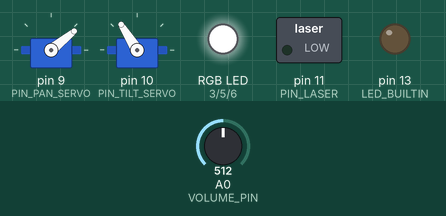
This program was run on a simulated Arduino Uno, built with avr-gcc and run on an emulated ATmega328P. Shown: 2 × servo, switched loads named in the program (green lamp = pin HIGH), an RGB LED mixed from three pins (HIGH = lit), output pins drawn as LEDs (lit = HIGH). The test bench sets the inputs (shaded band); at power-on: A0 (VOLUME_PIN) = 512. Servo pulses on a pin are drawn as a servo (544–2400 µs = 0–180°); what the program prints to the serial monitor is not drawn.

Above: at 1.2 s.
1.3 s: A0 (VOLUME_PIN) set to 716
2.8 s: A0 (VOLUME_PIN) set to 900
Timing chart, 0 to 5.8 s (numbered marks = the images above; inputs shaded):
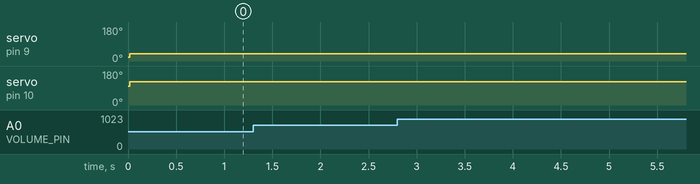

The program:

main.cpp
```cpp
#include <Arduino.h>
#include <avr/interrupt.h>
#include "messages.h"
#include "slip.h"

#define COMMAND_READ_BUFSIZE 32

constexpr uint16_t TOP_FOR_PRE_FREQ(unsigned prescaler, unsigned frequency)
{
  return (F_CPU / prescaler / frequency) - 1;
}

constexpr uint8_t PIN_PAN_SERVO = 9;
constexpr uint8_t PIN_TILT_SERVO = 10;

constexpr uint8_t PIN_LASER = 11;

constexpr uint8_t PIN_RED = 3;
constexpr uint8_t PIN_GREEN = 5;
constexpr uint8_t PIN_BLUE = 6;

constexpr uint16_t SERVO_FRAME_TOP = TOP_FOR_PRE_FREQ(8, 50);

constexpr uint8_t VOLUME_PIN = A0;

constexpr uint16_t usToOcr(uint16_t us)
{
  return us * 2UL; // 0.5 µs ticks, non-inverting Fast PWM
}

void setupTimer1()
{
  TCCR1A = 0;
  TCCR1B = 0;
  TCNT1 = 0;

  ICR1 = SERVO_FRAME_TOP;
  OCR1A = usToOcr(750);  // servo on pin 9
  OCR1B = usToOcr(1550); // servo on pin 10

  // Fast PWM, TOP = ICR1 (mode 14)
  TCCR1A = (1 << COM1A1) | (1 << COM1B1) | (1 << WGM11);
  TCCR1B = (1 << WGM13) | (1 << WGM12) | (1 << CS11); // prescaler = 8
}

typedef struct rgb_t
{
  uint8_t r;
  uint8_t g;
  uint8_t b;
} rgb_t;

rgb_t shoot_sequence[] = {
    {255, 40, 8},
    {190, 20, 0},
    {60, 0, 0},
    {0, 0, 0},
};

void set_rgb(rgb_t color)
{
  analogWrite(PIN_RED, 255 - color.r);
  analogWrite(PIN_GREEN, 255 - color.g);
  analogWrite(PIN_BLUE, 255 - color.b);
}

void set_rgb_lerp(rgb_t color1, rgb_t color2, float t)
{
  uint8_t r = static_cast<uint8_t>(color1.r + t * (color2.r - color1.r));
  uint8_t g = static_cast<uint8_t>(color1.g + t * (color2.g - color1.g));
  uint8_t b = static_cast<uint8_t>(color1.b + t * (color2.b - color1.b));
  set_rgb((rgb_t){r, g, b});
}

constexpr unsigned long SHOOT_DURATION_MS = 90;
constexpr uint8_t SHOOT_REPEATS = 3;
constexpr uint8_t SHOOT_STEPS = 3; // three lerp segments between four shoot colors

struct shoot_state_t
{
  bool active;
  unsigned long start_ms;
  uint8_t repeats_left;
};

static shoot_state_t shoot_state = {false, 0, 0};

void trigger_shoot_sequence()
{
  shoot_state.active = true;
  shoot_state.start_ms = millis();
  shoot_state.repeats_left = SHOOT_REPEATS;
}

bool update_shoot_sequence()
{
  if (!shoot_state.active)
    return false;

  unsigned long now = millis();
  unsigned long elapsed = now - shoot_state.start_ms;

  while (elapsed >= SHOOT_DURATION_MS && shoot_state.repeats_left > 1)
  {
    elapsed -= SHOOT_DURATION_MS;
    shoot_state.repeats_left--;
    shoot_state.start_ms += SHOOT_DURATION_MS;
  }

  if (elapsed >= SHOOT_DURATION_MS)
  {
    set_rgb((rgb_t){0, 0, 0});
    shoot_state.active = false;
    return false;
  }

  float scaled = static_cast<float>(elapsed) * SHOOT_STEPS / SHOOT_DURATION_MS;
  int step = static_cast<int>(scaled);
  if (step >= SHOOT_STEPS)
    step = SHOOT_STEPS - 1;

  float t = scaled - step;
  set_rgb_lerp(shoot_sequence[step], shoot_sequence[step + 1], t);
  return true;
}

// slip_send_fn
int serial_send_fn(uint8_t byte, void *ctx)
{
  Serial.write(byte);
  return 0; // success
}

// slip_recv_fn
int serial_recv_fn(uint8_t *byte, void *ctx)
{
  if (Serial.available() <= 0)
    return -1; // no data available

  int c = Serial.read();
  if (c < 0)
    return -1;

  *byte = static_cast<uint8_t>(c);
  return 0;
}

void send_sound_command(float volume)
{
  sound_message_t sound_msg;
  sound_msg.command_id = VOLUME_COMMAND_ID;
  sound_msg.volume = volume;

  uint8_t buffer[SOUND_MESSAGE_SIZE];
  message_write_sound(buffer, sizeof(buffer), &sound_msg);

  send_packet(buffer, sizeof(buffer), serial_send_fn, NULL);
}

void send_time_measurement(float capture_ms, float processing_ms, float servo_ms)
{
  time_measurement_message_t time_msg;
  time_msg.command_id = TIME_MEASUREMENT_COMMAND_ID;
  time_msg.capture_ms = capture_ms;
  time_msg.processing_ms = processing_ms;
  time_msg.servo_ms = servo_ms;

  uint8_t buffer[TIME_MEASUREMENT_MESSAGE_SIZE];
  message_write_time_measurement(buffer, sizeof(buffer), &time_msg);

  send_packet(buffer, sizeof(buffer), serial_send_fn, NULL);
}

typedef struct pan_tilt_t
{
  float pan;
  float tilt;
} pan_tilt_t;

#define PICTURE_DISTANCE 0.3f

constexpr float cx = 0.5f;
constexpr float cy = 0.5f;
constexpr float x_radius = 0.1f;
constexpr float y_radius = 0.16f;

void clampToEllipse(float &x, float &y)
{
  float dx = x - cx;
  float dy = y - cy;

  // ellipse equation value
  float v = (dx * dx) / (x_radius * x_radius) + (dy * dy) / (y_radius * y_radius);

  // already inside
  if (v <= 1.0f)
    return;

  // scale factor to project onto ellipse boundary
  float scale = 1.0f / sqrtf(v);

  x = cx + dx * scale;
  y = cy + dy * scale;
}

pan_tilt_t coords_to_pan_tilt(float x, float y)
{
  clampToEllipse(x, y);

  float x_angle = atan2f(x - 0.5f, PICTURE_DISTANCE);
  float y_angle = atan2f(y - 0.5f, PICTURE_DISTANCE);

  pan_tilt_t result;
  result.pan = 950 - 400 * x_angle;
  result.tilt = 1800 - 500 * y_angle;
  return result;
}

void set_pan_tilt(pan_tilt_t pan_tilt)
{
  uint16_t pan = usToOcr(static_cast<uint16_t>(pan_tilt.pan));
  uint16_t tilt = usToOcr(static_cast<uint16_t>(pan_tilt.tilt));
  cli();
  OCR1A = pan;
  OCR1B = tilt;
  sei();
}

void setup()
{
  pinMode(LED_BUILTIN, OUTPUT);
  pinMode(PIN_PAN_SERVO, OUTPUT);
  pinMode(PIN_TILT_SERVO, OUTPUT);
  pinMode(PIN_LASER, OUTPUT);
  pinMode(PIN_RED, OUTPUT);
  pinMode(PIN_GREEN, OUTPUT);
  pinMode(PIN_BLUE, OUTPUT);

  set_rgb((rgb_t){0, 0, 0});

  Serial.begin(115200);

  digitalWrite(PIN_PAN_SERVO, LOW);
  digitalWrite(PIN_TILT_SERVO, LOW);

  setupTimer1();
  set_pan_tilt(coords_to_pan_tilt(0.5f, 0.5f));

  sei();
}

void loop()
{
  static slip_recv_state_t slip_recv_state = {0, false};
  static float current_volume = 0.0f;

  static float laserIntensity = 0.0f;
  static float targetLaserIntensity = 0.0f;

  static bool has_time_message = false;
  static float capture_time_ms = 0.0f;
  static float processing_time_ms = 0.0f;
  static float time_measurement_local_ms = 0.0f;

  position_message_t pos_msg;
  light_message_t light_msg;
  uint8_t buffer[COMMAND_READ_BUFSIZE];
  size_t bytes_read;

  if (recv_packet_step(buffer, sizeof(buffer), &bytes_read, &slip_recv_state, serial_recv_fn, NULL) == 0)
  {
    if (bytes_read == POSITION_MESSAGE_SIZE && message_read_position(buffer, sizeof(buffer), &pos_msg) == POSITION_MESSAGE_SIZE)
    {
      pan_tilt_t pan_tilt = coords_to_pan_tilt(pos_msg.x, pos_msg.y);
      set_pan_tilt(pan_tilt);

      if (has_time_message)
      {
        unsigned long now = millis();
        float servo_time_ms = now - time_measurement_local_ms;
        send_time_measurement(capture_time_ms, processing_time_ms, servo_time_ms);
        has_time_message = false;
      }
    }

    if (bytes_read == LIGHT_MESSAGE_SIZE && message_read_light(buffer, sizeof(buffer), &light_msg) == LIGHT_MESSAGE_SIZE)
    {
      if (light_msg.command_id == LIGHT_COMMAND_ID)
      {
        trigger_shoot_sequence();
      }
      else if (light_msg.command_id == LASER_ON_COMMAND_ID)
      {
        targetLaserIntensity = 1.0f;
      }
      else if (light_msg.command_id == LASER_OFF_COMMAND_ID)
      {
        targetLaserIntensity = 0.0f;
      }
    }

    if (bytes_read == TIME_MEASUREMENT_MESSAGE_SIZE)
    {
      time_measurement_message_t time_msg;
      if (message_read_time_measurement(buffer, sizeof(buffer), &time_msg) == TIME_MEASUREMENT_MESSAGE_SIZE)
      {
        has_time_message = true;
        capture_time_ms = time_msg.capture_ms;
        processing_time_ms = time_msg.processing_ms;
        time_measurement_local_ms = millis();
      }
    }
  }

  float volume = analogRead(VOLUME_PIN) / 1023.0f;
  if (fabsf(volume - current_volume) > 0.01f)
  {
    current_volume = volume;
    send_sound_command(current_volume);
  }

  update_shoot_sequence();

  // Smoothly update laser intensity
  laserIntensity += (targetLaserIntensity - laserIntensity) * 0.002f;
  analogWrite(PIN_LASER, static_cast<uint8_t>(laserIntensity * 255));
}
```

Measured:
- after the input at 1.3 s, every drawn part: stays the same
- after the input at 2.8 s, every drawn part: stays the same
